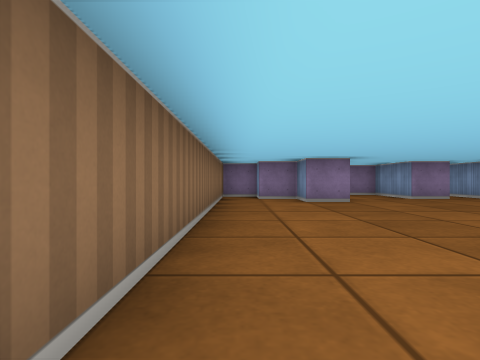
View 1 (above)

12 first-person views from a walk through a cub3D ray-caster map. The camera is about half as high as the walls, looks level and sees 80° across. The floor is counted in squares. Each view is taken from the middle of a square. On the plan, view 1 faces up. The plan holds only what a view shows up to about 9 squares ahead; the rest is blank.

View 2
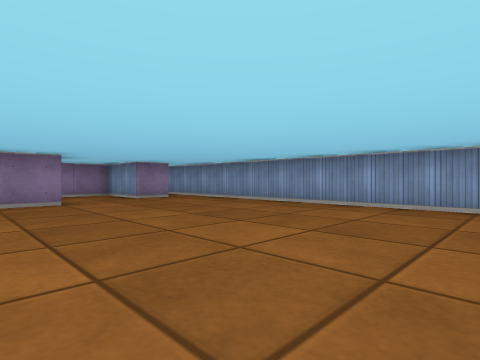

View 3
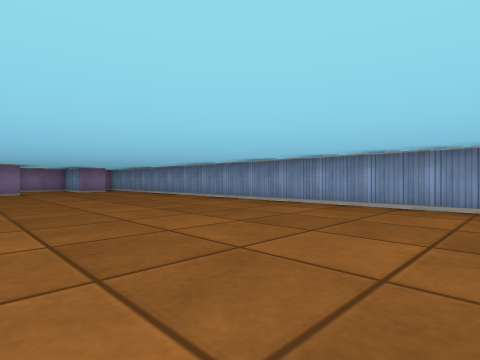

View 4
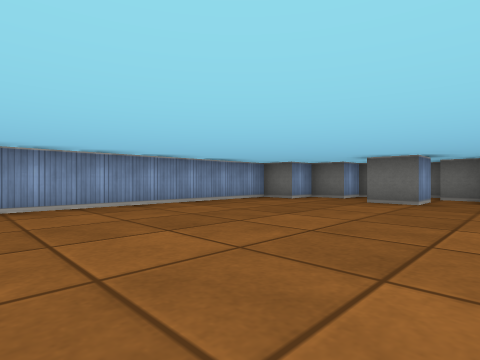

View 5
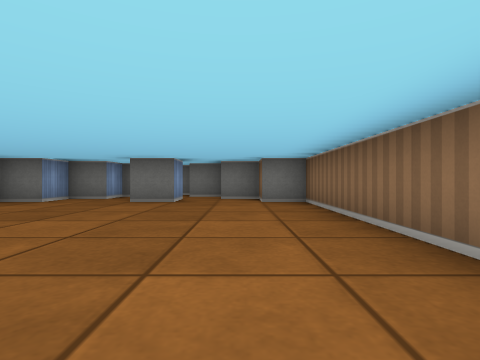

View 6
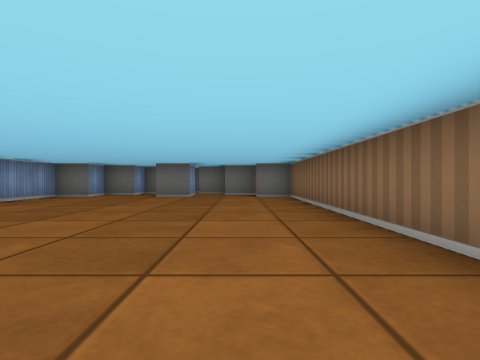

View 7
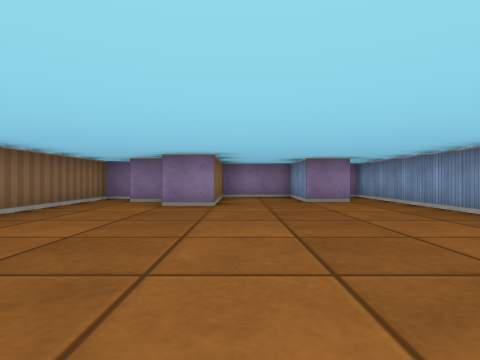

View 8
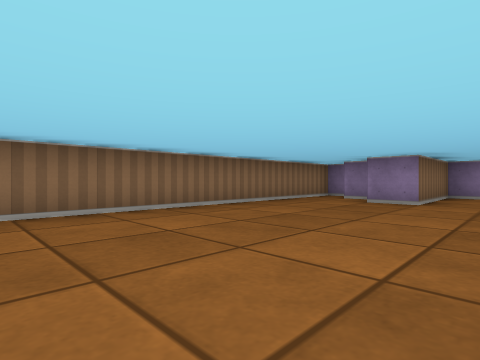

View 9
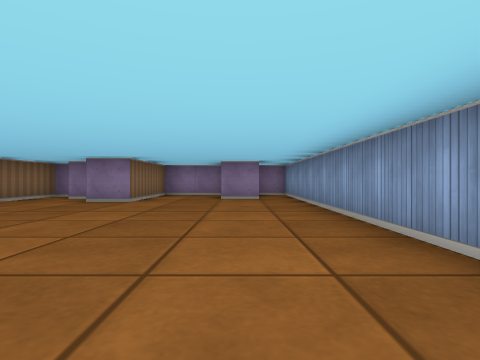

View 10
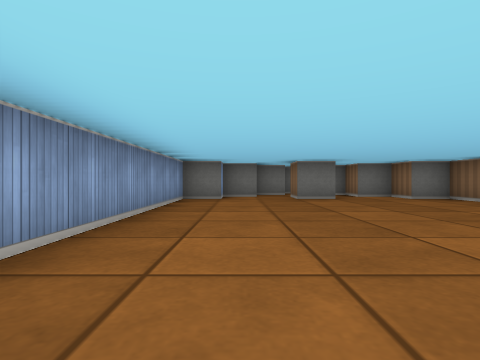

View 11
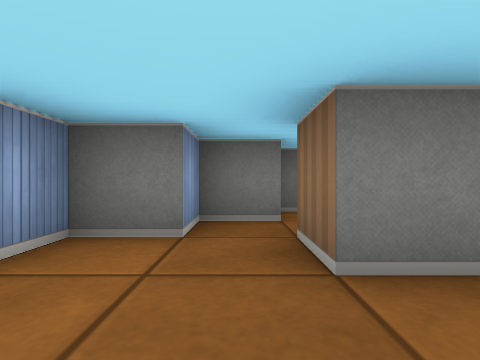

View 12
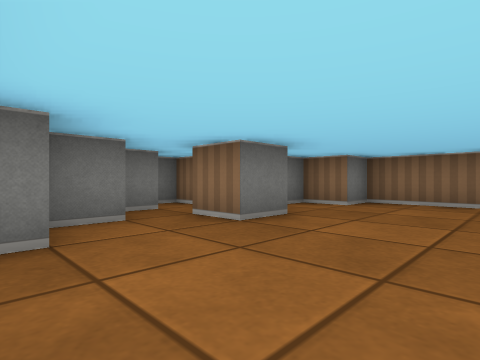

### Floor plan
Points are (right, up) in squares from view 1. A wall is a line through its corners. A room is listed if a view was taken in it or the views show most of it. See-through windows are left out.
Room 1 (views 1, 2, 3, 4, 5, 6, 7, 8, 9, 10, 11, 12)
walls: (5.5, 7.5) (4.5, 7.5) (4.5, 9.5) (2.5, 9.5) (2.5, 6.5) (1.5, 6.5) (1.5, 7.5) (0.5, 7.5); (0.5, 7.8) (0.5, 8.5) (-0.5, 8.5) (-0.5, -7.5) (0.5, -7.5) (0.5, -8.5) (1.5, -8.5) (1.5, -9); (2.5, -8.5) (2.5, -7.5) (3.5, -7.5) (3.5, -8.5); (3.4, -9.5) (4.5, -9.5) (4.5, -8.5) (5.5, -8.5) (5.5, -7.5) (6.5, -7.5) (6.5, 9.5); (1.5, -9.5) (2.5, -9.5); (2.5, -9.9) (2.5, -10.5) (3.4, -10.5)

Where each view was taken, in squares from view 1:
view 1: 0 up, 0 right, facing up
view 2: 0 up, 1 right, facing up-right
view 3: 5 down, 1 right, facing up-right
view 4: 1 down, 1 right, facing down-right
view 5: 1 down, 1 right, facing down
view 6: 1 up, 1 right, facing down
view 7: 1 up, 3 right, facing up
view 8: 0 up, 4 right, facing up-left
view 9: 0 up, 5 right, facing up
view 10: 0 up, 5 right, facing down
view 11: 6 down, 4 right, facing down
view 12: 5 down, 6 right, facing down-left
